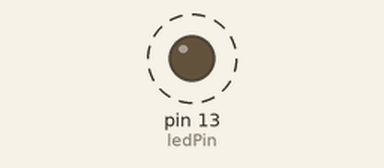
A sketch run on a simulated Arduino Uno, built with avr-gcc and run on an emulated ATmega328P. Parts: output pins drawn as LEDs (lit = HIGH). Dashed ring = blinking.

Above: at 0.2 s.
Timing chart, 0 to 3.0 s (numbered marks = the images above):
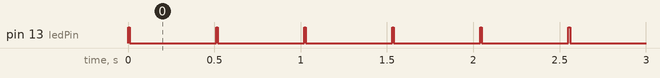

The sketch:

helloWorld.ino
```cpp
/*
 * My first program
 */

int ledPin = 13;

void setup() {
  // initialise pins as outputs
  pinMode(ledPin,OUTPUT);

}

void loop() {
  // turn the led on and off
  digitalWrite(ledPin,HIGH);
  delay(10);
  digitalWrite(ledPin,LOW);
  delay(500);
}
```

Measured:
- by itself, pin 13 (ledPin): alternates HIGH for 0.01 s and LOW for 0.50 s
